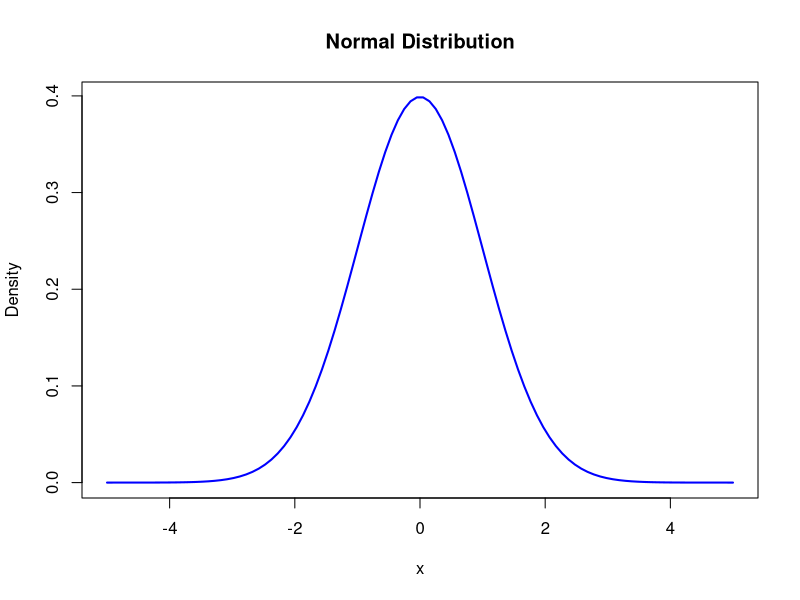
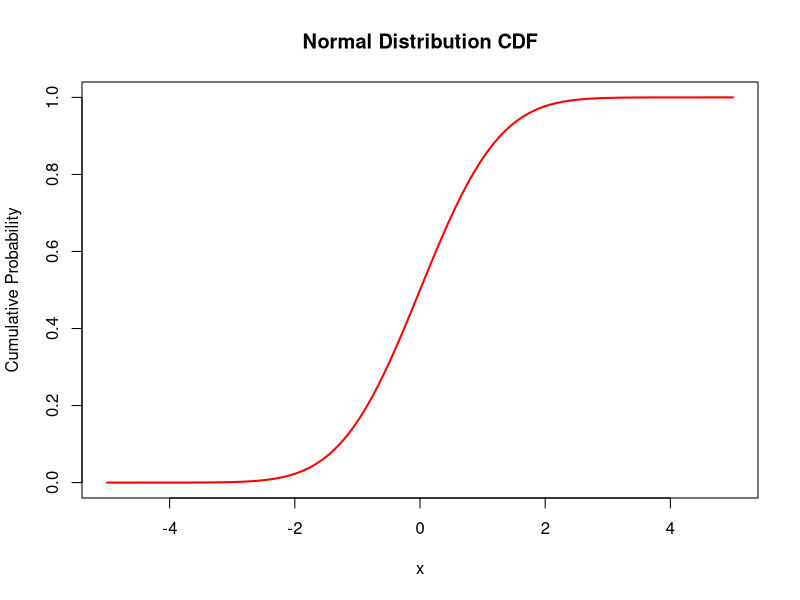
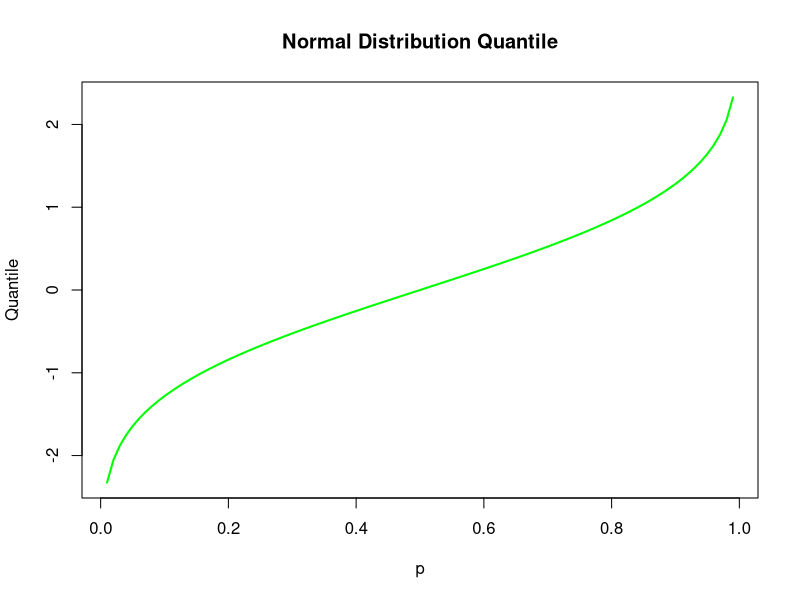
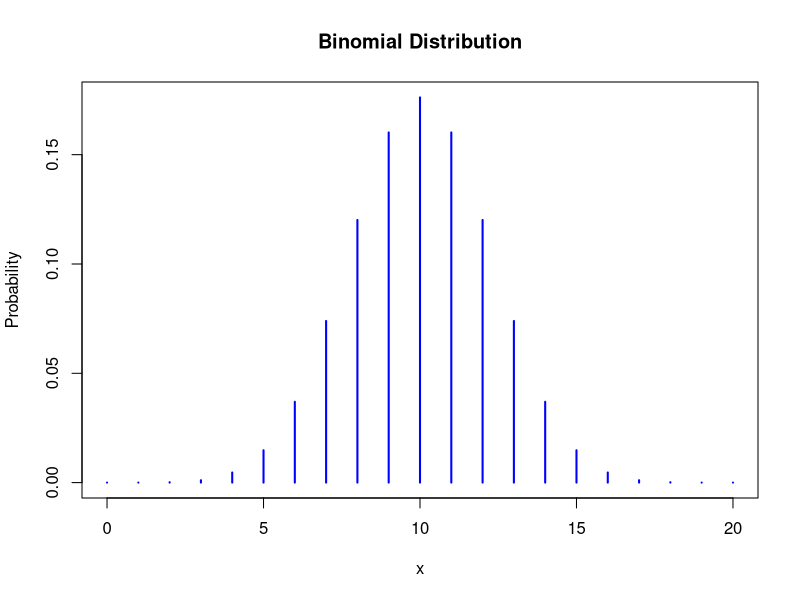
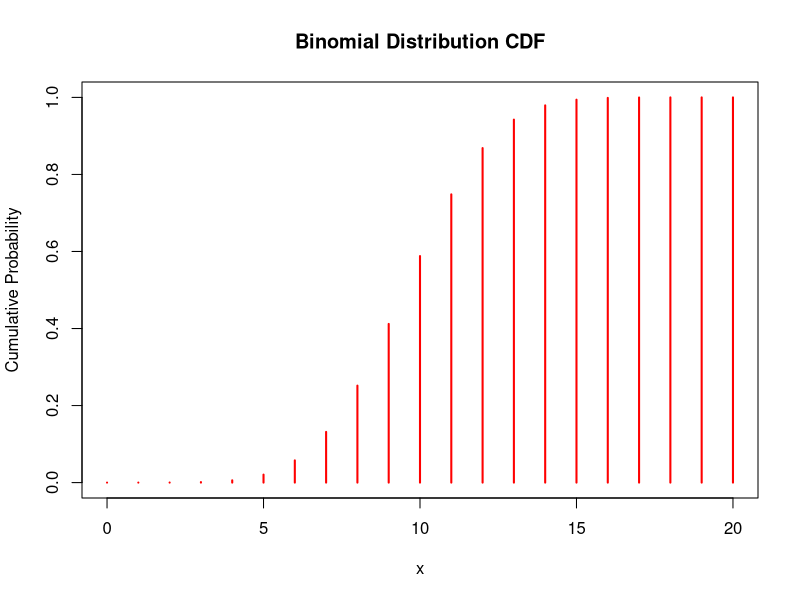
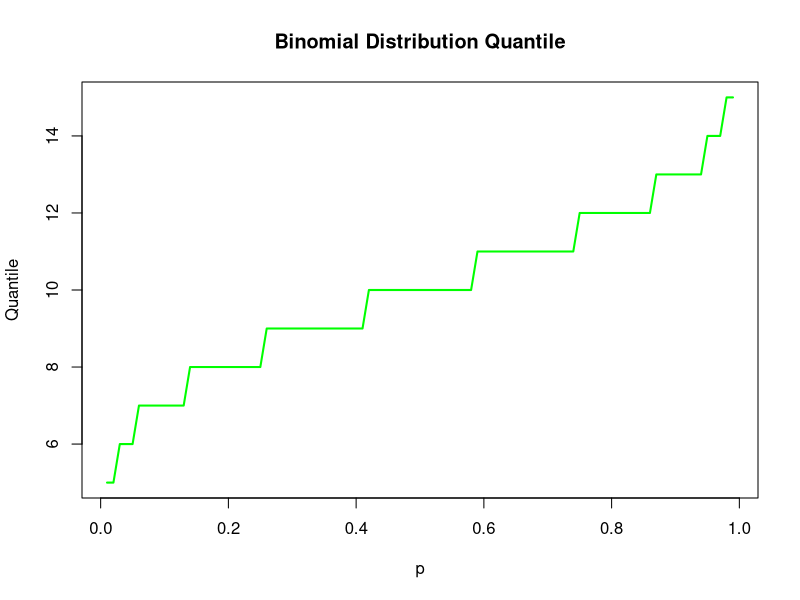
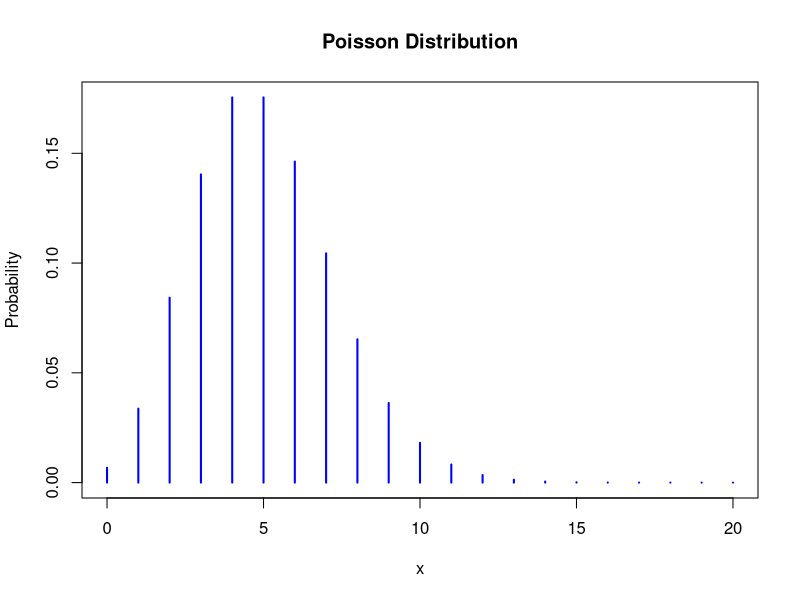
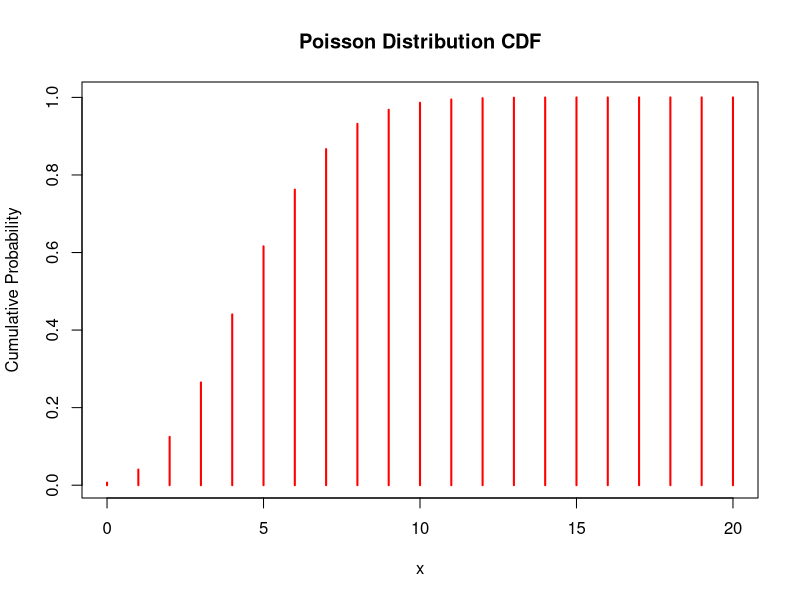

The R script that drew these images, in order:
## ---- chunk 1
knitr::opts_chunk$set(echo = TRUE)
## ---- chunk 2
x <- seq(-5, 5, length=100)
mean <- 0
sd <- 1
plot(x, dnorm(x, mean, sd), type="l", col="blue", lwd=2, ylab="Density", main="Normal Distribution")
## ---- chunk 3
x <- seq(-5, 5, length=100)
plot(x, pnorm(x, mean, sd), type="l", col="red", lwd=2, ylab="Cumulative Probability", main="Normal Distribution CDF")

## ---- chunk 4
p <- seq(0.01, 0.99, by=0.01)
plot(p, qnorm(p, mean, sd), type="l", col="green", lwd=2, ylab="Quantile", main="Normal Distribution Quantile")
## ---- chunk 5
n <- 1000
random_numbers <- rnorm(n, mean, sd)
## ---- chunk 6
x <- 0:20
size <- 20
prob <- 0.5
plot(x, dbinom(x, size, prob), type="h", col="blue", lwd=2, ylab="Probability", main="Binomial Distribution")
## ---- chunk 7
x <- 0:20
plot(x, pbinom(x, size, prob), type="h", col="red", lwd=2, ylab="Cumulative Probability", main="Binomial Distribution CDF")
## ---- chunk 8
p <- seq(0.01, 0.99, by=0.01)
plot(p, qbinom(p, size, prob), type="l", col="green", lwd=2, ylab="Quantile", main="Binomial Distribution Quantile")
## ---- chunk 9
n <- 1000
random_numbers <- rbinom(n, size, prob)
## ---- chunk 10
x <- 0:20
lambda <- 5
plot(x, dpois(x, lambda), type="h", col="blue", lwd=2, ylab="Probability", main="Poisson Distribution")
## ---- chunk 11
x <- 0:20
plot(x, ppois(x, lambda), type="h", col="red", lwd=2, ylab="Cumulative Probability", main="Poisson Distribution CDF")
## ---- chunk 12
p <- seq(0.01, 0.99, by=0.01)
plot(p, qpois(p, lambda), type="l", col="green", lwd=2, ylab="Quantile", main="Poisson Distribution Quantile")
## ---- chunk 13
n <- 1000
random_numbers <- rpois(n, lambda)
